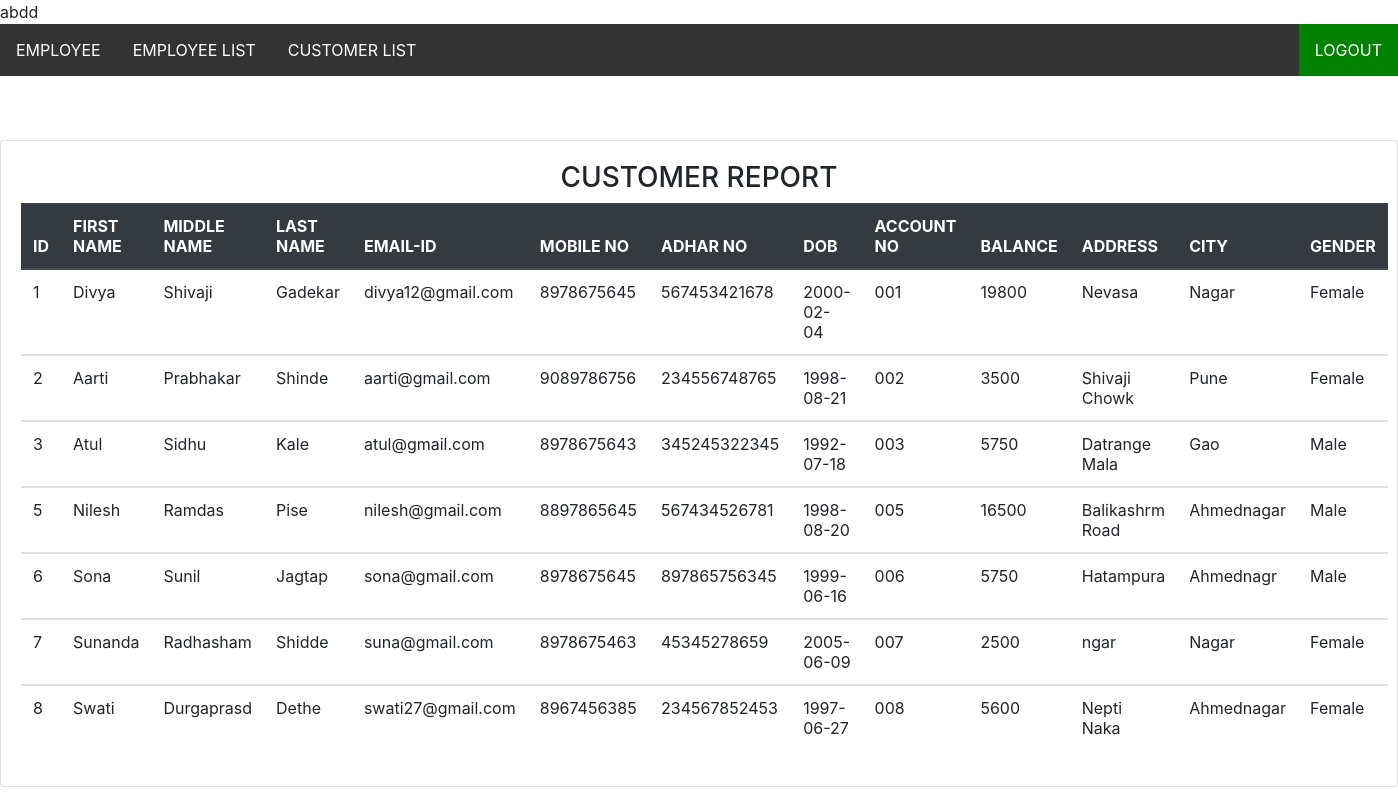
Page /employee/custlist.php on the committed database.
### tables this page shows
CREATE TABLE `customer` (
  `c_id` int(5) NOT NULL,
  `firstname` varchar(30) DEFAULT NULL,
  `middlename` varchar(30) DEFAULT NULL,
  `lastname` varchar(30) DEFAULT NULL,
  `email` varchar(30) DEFAULT NULL,
  `mobileno` varchar(10) DEFAULT NULL,
  `adharno` varchar(12) DEFAULT NULL,
  `dob` date DEFAULT NULL,
  `accno` varchar(30) DEFAULT NULL,
  `balance` varchar(30) DEFAULT NULL,
  `address` varchar(30) DEFAULT NULL,
  `city` varchar(30) DEFAULT NULL,
  `gender` varchar(30) DEFAULT NULL
);

### employee/custlist.php (the view, shortened to what this page needs)
<?php
include('../navbar.php');
?>
<html>
<head>
	<link rel="stylesheet" href="https://maxcdn.bootstrapcdn.com/bootstrap/4.4.1/css/bootstrap.min.css">
</head>
<body>
	<br><br>
	<div class="container-fuild">
		<div class="card">
			<div class="card-body">
				<center><h3>CUSTOMER REPORT</h3></center>
				<?php
				$conn = mysqli_connect('localhost','root','');
				$query = "SELECT * FROM customer";
				$sql = mysqli_query($conn,$query);
				?>
				<table class="table table-hover">
					<thead class="thead-dark">
						<tr>
							<th scope="col">ID</th>
							<th scope="col">FIRST NAME</th>
							<th scope="col">MIDDLE NAME</th>
							<th scope="col">LAST NAME</th>
							<th scope="col">EMAIL-ID</th>
							<th scope="col">MOBILE NO</th>
							<th scope="col">ADHAR NO</th>
							<th scope="col">DOB</th>
							<th scope="col">ACCOUNT NO</th>
							<th scope="col">BALANCE</th>
							<th scope="col">ADDRESS</th>
							<th scope="col">CITY</th>
							<th scope="col">GENDER</th>
						</tr>
					</thead>
					<?php
					if($sql)
					{
						foreach($sql as $row)
						{
							?>
							<tbody>
								<tr>
									<td> <?php echo $row['c_id']; ?> </td>
									<td> <?php echo $row['firstname']; ?> </td>
									<td> <?php echo $row['middlename']; ?> </td>
									<td> <?php echo $row['lastname']; ?> </td>
									<td> <?php echo $row['email']; ?> </td>
									<td> <?php echo $row['mobileno']; ?> </td>
									<td> <?php echo $row['adharno'];?></td>
									<td> <?php echo $row['dob'];?></td>
									<td> <?php echo $row['accno'];?></td>
									<td> <?php echo $row['balance']; ?> </td>
									<td> <?php echo $row['address'];?></td>
									<td> <?php echo $row['city']; ?> </td>
									<td> <?php echo $row['gender']; ?> </td>
								</tr>
							</tbody>
							<?php
						}
					}
					else
					{
						echo "No record found";
					}
					?>
				</table>
			</div>
		</div>
	</div>
</body>
</html>

### navbar.php (shortened to what this page needs)
<!DOCTYPE html>
<html>
<head>
</head>
<body>
<br>
	<ul>
		<li><a href="emp.php">EMPLOYEE</a></li>
		<li><a href="emplist.php">EMPLOYEE LIST</a></li>
		<li><a href="custlist.php">CUSTOMER LIST</a></li>
		<li style="float:right"><a class="active" href="logout.php">LOGOUT</a></li>
	</ul>
</body>
</html>

### navbar.php (style rules this page uses)
ul { list-style-type: none; margin: 0; padding: 0; overflow: hidden; background-color: #333; }
li { float: left; }
li a { display: block; color: white; text-align: center; padding: 14px 16px; text-decoration: none; }
.active { background-color: green; }

### rows in the picture
customer: c_id "1", firstname "Divya", middlename "Shivaji", lastname "Gadekar", email "divya12@gmail.com", mobileno "8978675645", adharno "567453421678", dob "2000-02-04", accno "001", balance "19800", address "Nevasa", city "Nagar", gender "Female"
customer: c_id "2", firstname "Aarti", middlename "Prabhakar", lastname "Shinde", email "aarti@gmail.com", mobileno "9089786756", adharno "234556748765", dob "1998-08-21", accno "002", balance "3500", address "Shivaji Chowk", city "Pune", gender "Female"
customer: c_id "3", firstname "Atul", middlename "Sidhu", lastname "Kale", email "atul@gmail.com", mobileno "8978675643", adharno "345245322345", dob "1992-07-18", accno "003", balance "5750", address "Datrange Mala", city "Gao", gender "Male"
customer: c_id "5", firstname "Nilesh", middlename "Ramdas", lastname "Pise", email "nilesh@gmail.com", mobileno "8897865645", adharno "567434526781", dob "1998-08-20", accno "005", balance "16500", address "Balikashrm Road", city "Ahmednagar", gender "Male"
customer: c_id "6", firstname "Sona", middlename "Sunil", lastname "Jagtap", email "sona@gmail.com", mobileno "8978675645", adharno "897865756345", dob "1999-06-16", accno "006", balance "5750", address "Hatampura", city "Ahmednagr", gender "Male"
customer: c_id "7", firstname "Sunanda", middlename "Radhasham", lastname "Shidde", email "suna@gmail.com", mobileno "8978675463", adharno "45345278659", dob "2005-06-09", accno "007", balance "2500", address "ngar", city "Nagar", gender "Female"
customer: c_id "8", firstname "Swati", middlename "Durgaprasd", lastname "Dethe", email "swati27@gmail.com", mobileno "8967456385", adharno "234567852453", dob "1997-06-27", accno "008", balance "5600", address "Nepti Naka", city "Ahmednagar", gender "Female"
